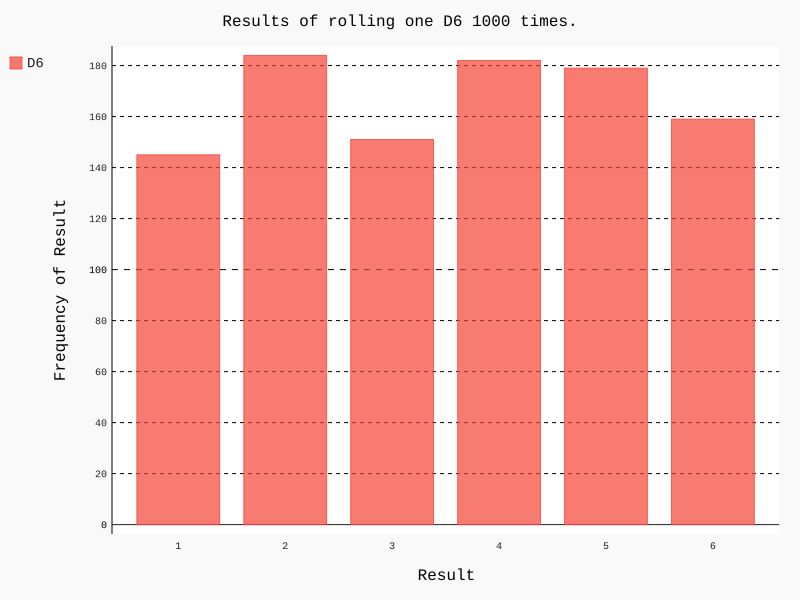

The Python source for this figure:
#!/usr/bin/env python3
# -*- coding: utf-8 -*-
"""
Created on Tue Apr 22 12:16:03 2025

@author: sergio
"""

# Importando bibliotecas
# Importa a classe Die do módulo die
from die import Die
# Importa a biblioteca pygal para gráficos.
import pygal

# Cria um dado de 6 lados, instância
D6 = Die()

# Inicializa uma lista para armazenar os resultados
results = []
# Simula 1000 lançamentos
for roll_num in range(1000):
    # Lança o dado
    result = D6.roll()
    # Adiciona o resultado à lista
    results.append(result)

# Imprime os resultados
print(results)

# Inicializa uma lista para armazenar as frequências
frequencies = []
# Calcula a frequência de cada valor
for value in range(1, D6.num_sides + 1):
    # Conta as ocorrências do valor
    frequency = results.count(value)
    # Adiciona a frequência à lista
    frequencies.append(frequency)

# Imprime as frequências
print(frequencies)

# Visualiza os resultados
# Cria um gráfico de barras.
hist = pygal.Bar()
# Define o título.
hist.title = "Results of rolling one D6 1000 times."
# Define os rótulos do eixo x.
hist.x_labels = [value for value in range(1,D6.num_sides+1)]
# Define o título do eixo x.
hist.x_title = "Result"
# Define o título do eixo y.
hist.y_title = "Frequency of Result"
# Adiciona os dados ao gráfico.
hist.add('D6', frequencies)

# Salva o gráfico em SVG.
hist.render_to_file("die_visual.svg")
# Informa que o gráfico foi salvo.
print("Gráfico salvo como die_visual.svg")
